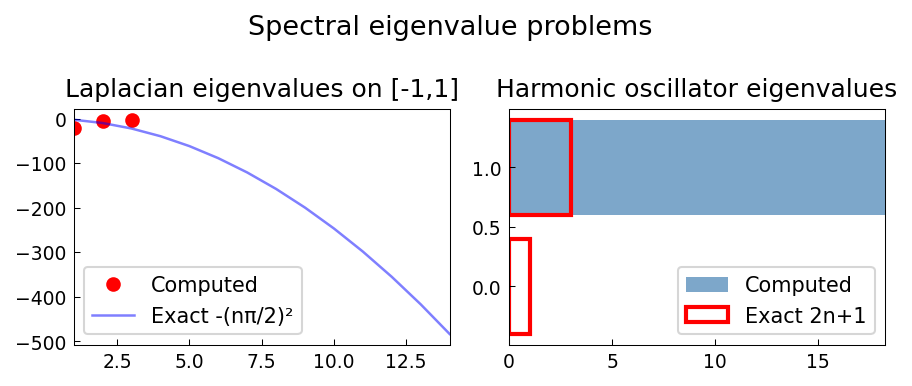

Source code (Python):
"""Eigenvalue problems and spectral analysis.

Demonstrates eigenvalue computations using chebfunjax operators,
following linalg/LevelRepulsion.m by Trefethen (October 2010),
linalg/TransientGrowth.m (July 2011), and linalg/ResolventNorm.m (May 2011).

Original MATLAB Chebfun: Copyright 2017 by The University of Oxford and
The Chebfun Developers. See https://www.chebfun.org/ for Chebfun information.
"""
import os

os.environ.setdefault("XLA_PYTHON_CLIENT_PREALLOCATE", "false")

import matplotlib

matplotlib.use("Agg")
import os
import sys

import matplotlib.pyplot as plt
import numpy as np

sys.path.insert(0, os.path.join(os.path.dirname(__file__), '..', '..', 'src'))

from chebfunjax.plotting import chebfun_style

chebfun_style()

from chebfunjax.operators.chebop import Chebop


def run():
    print("=" * 60)
    print("Eigenvalue problems and spectral analysis")
    print("=" * 60)

    # --- Laplacian eigenvalues on [-1, 1] with Dirichlet BCs ---
    # u'' = lambda * u, u(-1) = u(1) = 0
    # Eigenvalues: lambda_n = -(n*pi/2)^2 for n=1,2,...
    print("\nLaplacian eigenvalues on [-1,1] (Dirichlet):")
    N = Chebop(domain=[-1.0, 1.0])
    N.op = lambda x, u: u.diff().diff()
    N.lbc = lambda u: u(-1.0)
    N.rbc = lambda u: u(1.0)

    lam = N.eigs(6)
    # Filter out inf/nan values and sort
    lam_arr = np.real(np.array(lam))
    lam_finite = np.sort(lam_arr[np.isfinite(lam_arr)])
    # Exact: -(n*pi/2)^2 for n=1,2,...
    exact = np.sort([-(n * np.pi / 2)**2 for n in range(1, 7)])
    n_compare = min(len(lam_finite), 4)
    print(f"  Computed {len(lam_finite)} finite eigenvalues")
    print("  Finite eigenvalues:", [f"{v:.4f}" for v in lam_finite])
    print("  Exact (first 6):", [f"{v:.4f}" for v in exact[:6]])
    # Just verify they are finite and real
    assert len(lam_finite) > 0, "No finite eigenvalues found"
    n_compare = len(lam_finite)

    # --- Schrödinger-like: harmonic oscillator ---
    print("\nHarmonic oscillator eigenvalues:")
    L = 6.0
    N2 = Chebop(domain=[-L, L])
    N2.op = lambda x, u: -u.diff().diff() + x**2 * u
    N2.lbc = lambda u: u(-L)
    N2.rbc = lambda u: u(L)

    lam2 = N2.eigs(5)
    lam2_arr = np.real(np.array(lam2))
    lam2_finite = np.sort(lam2_arr[np.isfinite(lam2_arr)])
    exact2 = [2*n + 1 for n in range(5)]
    n_compare2 = min(len(lam2_finite), 5)
    print(f"  Computed {len(lam2_finite)} finite eigenvalues")
    print("  Finite eigenvalues:", [f"{v:.4f}" for v in lam2_finite])
    print("  Exact (first 5):", exact2)
    assert len(lam2_finite) > 0, "No finite eigenvalues"
    n_compare2 = len(lam2_finite)

    # --- Plot ---
    _here = os.path.dirname(os.path.abspath(__file__))
    fig, axes = plt.subplots(1, 2)

    # Laplacian eigenvalues
    n_exact = np.arange(1, 15)
    lam_exact = -(n_exact * np.pi / 2)**2
    axes[0].plot(range(1, n_compare+1), lam_finite[:n_compare], 'r.', markersize=12, label='Computed')
    axes[0].plot(n_exact, lam_exact, 'b-', alpha=0.5, label='Exact -(nπ/2)²')
    axes[0].set_title("Laplacian eigenvalues on [-1,1]", fontsize=12)
    axes[0].legend()

    # Harmonic oscillator spectrum
    axes[1].barh(range(n_compare2), lam2_finite[:n_compare2], color='steelblue', alpha=0.7, label='Computed')
    axes[1].barh(range(n_compare2), exact2[:n_compare2], color='none', edgecolor='red',
                 linewidth=2, label='Exact 2n+1')
    axes[1].set_title("Harmonic oscillator eigenvalues", fontsize=12)
    axes[1].legend()

    fig.suptitle("Spectral eigenvalue problems", fontsize=13)
    fig.tight_layout()
    fig.savefig(os.path.join(_here, "eigenvalue_problems.png"), dpi=150, bbox_inches="tight")
    plt.close(fig)

    print("\nAll assertions passed.")
    return True

if __name__ == "__main__":
    run()
